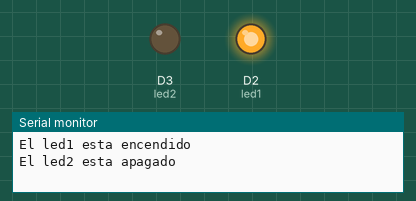
A program run on a simulated ESP8266 (NodeMCU). Parts: output pins drawn as LEDs (lit = HIGH), the last lines printed to the serial monitor.

Above: at 0.5 s.
At 1.5 s:
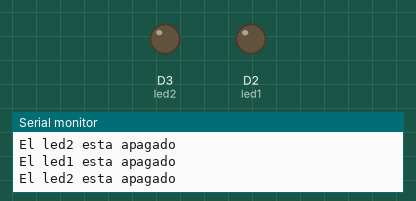
At 5.5 s:
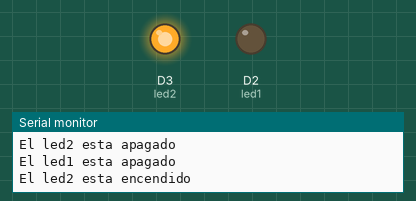
Timing chart, 0 to 6.9 s (numbered marks = the images above):
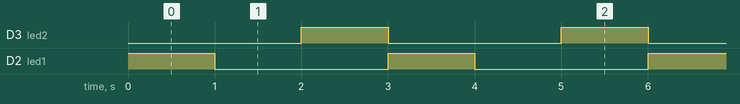

The program:

main.cpp
```cpp
#include <Arduino.h>
#define led1 D2
#define led2 D3
int retardo = 1000;
void setup()
{
  pinMode(led1, OUTPUT);
  pinMode(led2, OUTPUT);
  Serial.begin(9600);
}

void loop()
{
  digitalWrite(led1, HIGH);
  digitalWrite(led2, LOW);
  Serial.println("El led1 esta encendido");
  Serial.println("El led2 esta apagado");
  delay(retardo);
  digitalWrite(led1, LOW);
  digitalWrite(led2, LOW);
  Serial.println("El led1 esta apagado");
  Serial.println("El led2 esta apagado");
  delay(retardo);
  digitalWrite(led1, LOW);
  digitalWrite(led2, HIGH);
  Serial.println("El led1 esta apagado");
  Serial.println("El led2 esta encendido");
  delay(retardo);
}
```

Measured:
- by itself, D3 (led2), D2 (led1): alternates HIGH for 1.0 s and LOW for 2.0 s
- by itself, everything shown: repeats every 3.0 s, in 3 steps
